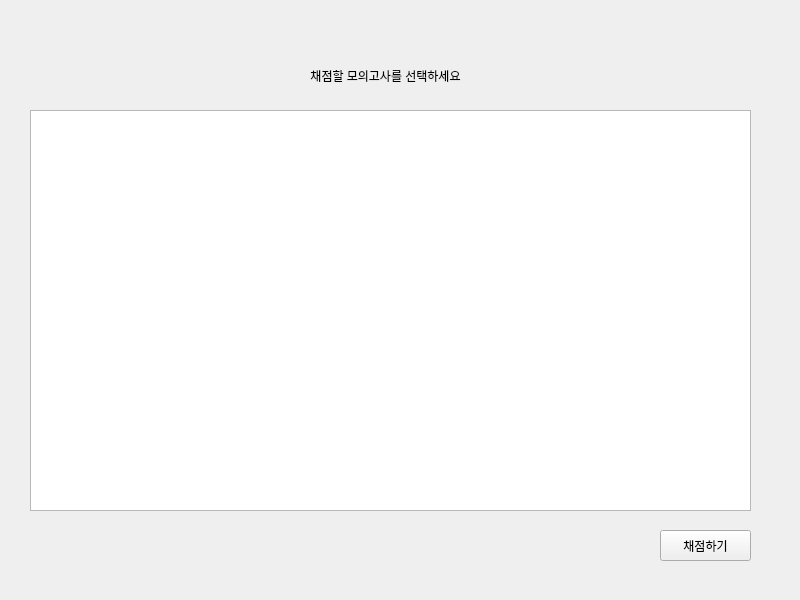
<?xml version="1.0" encoding="UTF-8"?>
<ui version="4.0">
 <class>analyze_exam</class>
 <widget class="QMainWindow" name="analyze_exam">
  <property name="geometry">
   <rect>
    <x>0</x>
    <y>0</y>
    <width>800</width>
    <height>600</height>
   </rect>
  </property>
  <property name="windowTitle">
   <string>채점</string>
  </property>
  <widget class="QWidget" name="centralwidget">
   <widget class="QListWidget" name="exam_list_analyze_exam">
    <property name="geometry">
     <rect>
      <x>30</x>
      <y>110</y>
      <width>721</width>
      <height>401</height>
     </rect>
    </property>
   </widget>
   <widget class="QLabel" name="label">
    <property name="geometry">
     <rect>
      <x>200</x>
      <y>60</y>
      <width>371</width>
      <height>31</height>
     </rect>
    </property>
    <property name="text">
     <string>채점할 모의고사를 선택하세요</string>
    </property>
    <property name="alignment">
     <set>Qt::AlignCenter</set>
    </property>
   </widget>
   <widget class="QPushButton" name="pushButton">
    <property name="geometry">
     <rect>
      <x>660</x>
      <y>530</y>
      <width>91</width>
      <height>31</height>
     </rect>
    </property>
    <property name="text">
     <string>채점하기</string>
    </property>
   </widget>
  </widget>
 </widget>
 <resources/>
 <connections>
  <connection>
   <sender>pushButton</sender>
   <signal>clicked()</signal>
   <receiver>analyze_exam</receiver>
   <slot>analyzeExam()</slot>
   <hints>
    <hint type="sourcelabel">
     <x>668</x>
     <y>545</y>
    </hint>
    <hint type="destinationlabel">
     <x>644</x>
     <y>545</y>
    </hint>
   </hints>
  </connection>
 </connections>
 <slots>
  <slot>analyzeExam()</slot>
 </slots>
</ui>
